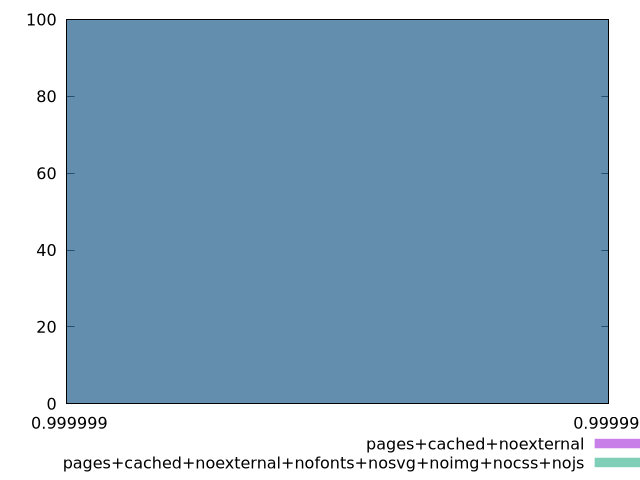

gnuplot code for this plot:
$_pagesCachedNoexternal <<EOF
12.80000000000001 100
EOF
$_pagesCachedNoexternalNofontsNosvgNoimgNocssNojs <<EOF
12.80000000000001 100
EOF
set key outside below
set terminal pngcairo
set output "report_00006_2020-11-02T20-21-41.718Z/estimated-input-latency/estimated-input-latency_pages+cached+noexternal_pages+cached+noexternal+nofonts+nosvg+noimg+nocss+nojs+hist.png"
set boxwidth 1.7983939046234355e-14
set style fill transparent solid 0.5 noborder
set yrange [0:100]
plot $_pagesCachedNoexternal title "pages+cached+noexternal" with boxes ,$_pagesCachedNoexternalNofontsNosvgNoimgNocssNojs title "pages+cached+noexternal+nofonts+nosvg+noimg+nocss+nojs" with boxes ,
